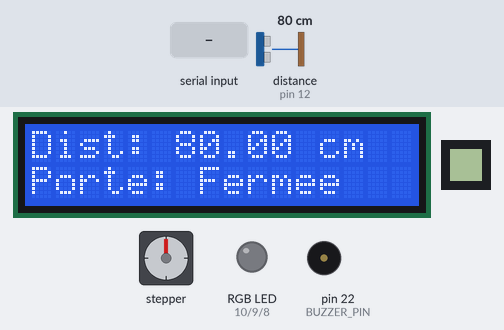
A sketch run on a simulated Arduino Mega 2560, built with avr-gcc and run on an emulated ATmega2560. Shown: 16×2 character LCD, 8×8 one-colour display, stepper motor, an RGB LED mixed from three pins (HIGH = lit), buzzer (waves = sounding, pin HIGH). The inputs (shaded band) are chosen by the test bench; at power-on: distance to the obstacle (sensor on pin 12) 80 cm. The echo pulse lasts 58.3 µs per cm; stepper angles assume 2048 steps per turn.

Above: at 3.3 s.
3.4 s: distance to the obstacle (sensor on pin 12) set to 32 cm
At 4.2 s:
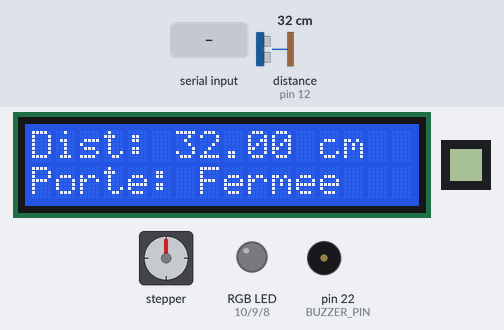
4.9 s: distance to the obstacle (sensor on pin 12) set to 26 cm
At 5.92 s:
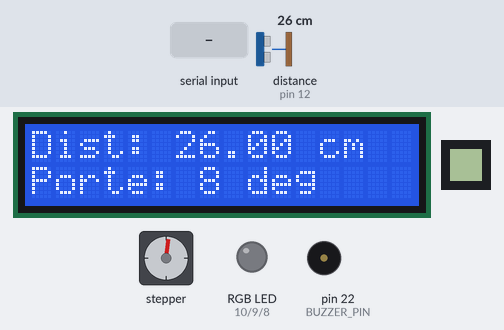
6.7 s: "cfg;alm;\n" received over Serial
At 7.15 s:
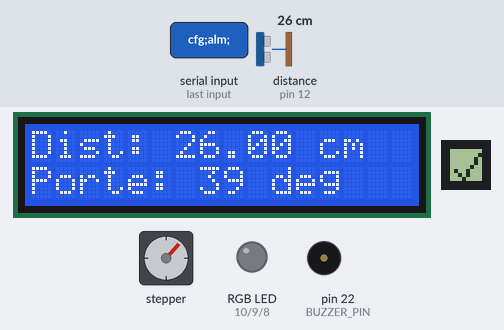
9.4 s: "cfg;lim_sup;\n" received over Serial
At 11.37 s:
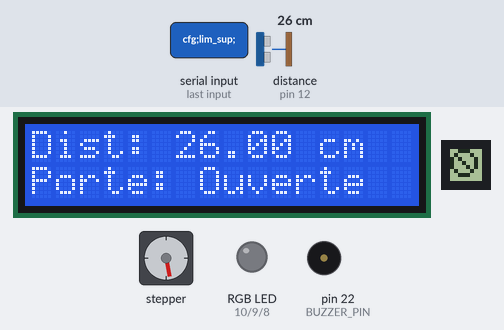
11.6 s: "cfg;lim_inf;\n" received over Serial
At 12.3 s:
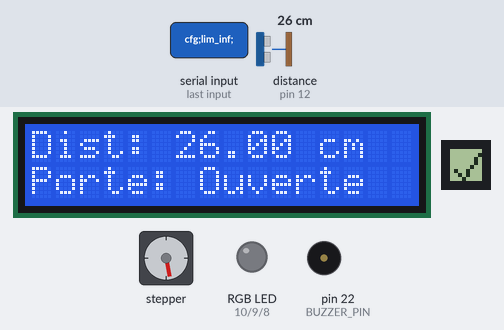
13.1 s: distance to the obstacle (sensor on pin 12) set to 57 cm
At 15.8 s:
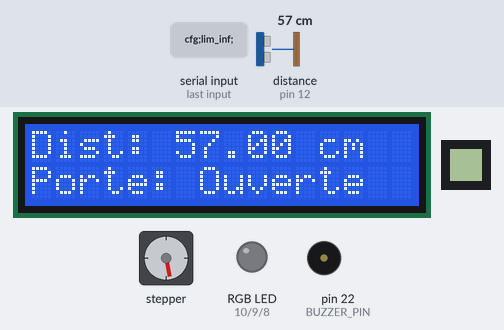
16.1 s: distance to the obstacle (sensor on pin 12) set to 66 cm
Timing chart, 0 to 19.0 s (numbered marks = the images above; inputs shaded):
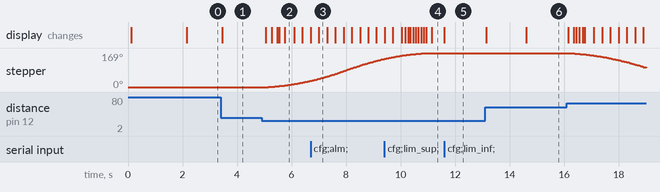

Measured:
- the behaviour switches between 30 and 29 cm on distance to the obstacle (sensor on pin 12) (found by bisection; images 1 and 2)
- after the input at 3.4 s, the display: changes after 0.05 s (image 1)
- after the input at 4.9 s, stepper: keeps turning clockwise at about 20°/s, starting after 0.25 s; the display: first changes after 0.14 s (image 2 shows a later state)
- after the input at 6.7 s, the display: first differs from a run without the input after 0.30 s (image 3)
- after the input at 9.4 s, the display: first changes at once (image 4 shows a later state)
- after the input at 11.6 s, the display: changes at once (image 5)
- after the input at 13.1 s, the display: first changes after 0.05 s (image 6 shows a later state)
- after the input at 16.1 s, stepper: keeps turning counter-clockwise at about 25°/s, starting at once

The sketch:

maison_intelligente.ino
```cpp
#include <HCSR04.h>
#include <LCD_I2C.h>
#include <U8g2lib.h>
#include <AccelStepper.h>

#define TRIGGER_PIN 11
#define ECHO_PIN 12
#define BUZZER_PIN 22
#define RED_PIN 10
#define GREEN_PIN 9
#define BLUE_PIN 8

#define MOTOR_INTERFACE_TYPE 4
#define IN_1 39
#define IN_2 41
#define IN_3 43
#define IN_4 45

#define CLK_PIN 35
#define DIN_PIN 31
#define CS_PIN 33

HCSR04 hc(TRIGGER_PIN, ECHO_PIN);
LCD_I2C lcd(0x27, 16, 2);
AccelStepper myStepper(MOTOR_INTERFACE_TYPE, IN_1, IN_3, IN_2, IN_4);
U8G2_MAX7219_8X8_F_4W_SW_SPI u8g2(
  U8G2_R3,
  CLK_PIN,
  DIN_PIN,
  CS_PIN,
  U8X8_PIN_NONE,
  U8X8_PIN_NONE);

const String DA = "2372368";
unsigned long currentTime = 0;
unsigned long doorMoveTime = 0;
float distance = 0.0;
int degree = 10;
int minAngle = 10;
int maxAngle = 170;
long minStep = (minAngle * 2038.0) / 360;
long maxStep = (maxAngle * 2038.0) / 360;

bool ledState = HIGH;
bool isRed = false;
bool isMoving = false;

const int RGB_PINS[] = { RED_PIN, GREEN_PIN, BLUE_PIN };
const int RGB_PINS_SIZE = sizeof(RGB_PINS) / sizeof(int);
const int DISPLAY_INTERVAL = 100;
const float DISTANCE_INTERVAL = 50.0;
int distanceAlert = 15;
const int DOOR_MOVE_INTERVAL = 2000;
const int DISPLAY_TIME = 3000;

String inputString = "";
bool stringCompleteFlag = false;
bool endDisplay = false;
unsigned long displayStartTime = 0;


enum Etat {
  FERMEE,
  OUVERTURE,
  OUVERTE,
  FERMETURE
} currentState = FERMEE;

enum ALERTE {
  DESACTIVEE,
  ACTIVEE
} alertStatus = DESACTIVEE;

void setup() {
  Serial.begin(115200);
  inputString.reserve(200);
  lcd.begin();
  lcd.backlight();

  u8g2.begin();
  u8g2.setContrast(5);
  u8g2.setFont(u8g2_font_4x6_tr);
  u8g2.clearBuffer();
  u8g2.sendBuffer();

  pinMode(BUZZER_PIN, OUTPUT);

  for (int i = 0; i < RGB_PINS_SIZE; i++) {
    pinMode(RGB_PINS[i], OUTPUT);
  }

  myStepper.setMaxSpeed(500);
  myStepper.setAcceleration(200);
  myStepper.setSpeed(500);
  //myStepper.moveTo(minStep);
  myStepper.enableOutputs();

  departureDisplay();
}

void loop() {
  currentTime = millis();

  if (stringCompleteFlag) {
    commandManager(inputString);
    inputString = "";
    stringCompleteFlag = false;
  }

  if (endDisplay && millis() - displayStartTime >= DISPLAY_TIME) {
  u8g2.clear();
  endDisplay = false;
}

  distance = distanceTask(currentTime);
  stateManager(distance);
  motorTask();
  alertManager(currentTime);
  screenDisplay(currentTime);
  //serialPrint(currentTime);
}

void commandManager(String command) {
  int valeur = 0;

  if (command == "g_dist\n") {
    Serial.println(distance);

  } else if (command.startsWith("cfg;alm;")) {
    valeur = command.substring(8).toInt();
    distanceAlert = valeur;

    functionalCommand();

  } else if (command.startsWith("cfg;lim_inf;")) {
    valeur = command.substring(12).toInt();

    if (valeur < maxAngle) {
      minAngle = valeur;
      minStep = (minAngle * 2038.0) / 360;

      functionalCommand();

    } else {
      error();
    }

  } else if (command.startsWith("cfg;lim_sup;")) {
    valeur = command.substring(12).toInt();

    if (valeur > minAngle) {
      maxAngle = valeur;
      maxStep = (maxAngle * 2038.0) / 360;

      functionalCommand();

    } else {
      error();
    }

  } else {
    unknownCommand();
  }
}

void error() {
  u8g2.clearBuffer();
  u8g2.drawCircle(3, 3, 3);
  u8g2.drawLine(1, 1, 5, 5);
  u8g2.sendBuffer();

  endDisplay = true;
  displayStartTime = millis();
}

void functionalCommand() {
  u8g2.clearBuffer();
  u8g2.drawLine(1, 5, 3, 7);
  u8g2.drawLine(3, 7, 7, 1);
  u8g2.sendBuffer();

  endDisplay = true;
  displayStartTime = millis();
}


void unknownCommand() {
  u8g2.clearBuffer();
  u8g2.drawLine(7, 7, 0, 0);
  u8g2.drawLine(0, 7, 7, 0);
  u8g2.sendBuffer();

  endDisplay = true;
  displayStartTime = millis();
}


float distanceTask(unsigned long ct) {
  static unsigned long previousDistance = 0;
  if (ct - previousDistance >= DISTANCE_INTERVAL) {
    distance = hc.dist();
    previousDistance = ct;
  }
  return distance;
}

void stateManager(float dist) {
  switch (currentState) {
    case FERMEE:
      if (dist < 30 && dist > 0) {
        currentState = OUVERTURE;
        doorMoveTime = currentTime;
        isMoving = true;
        myStepper.enableOutputs();
        myStepper.moveTo(maxStep);
      }
      break;

    case OUVERTURE:
      if (!isMoving) {
        currentState = OUVERTE;
        myStepper.disableOutputs();
      }
      break;

    case OUVERTE:
      if (dist > 60) {
        currentState = FERMETURE;
        doorMoveTime = currentTime;
        isMoving = true;
        myStepper.enableOutputs();
        myStepper.moveTo(-minStep);
      }
      break;

    case FERMETURE:
      if (!isMoving) {
        currentState = FERMEE;
        myStepper.disableOutputs();
      }
      break;
  }
}

void alertManager(unsigned long ct) {
  static unsigned long previousTime = 0;
  const short interval = 300;

  switch (alertStatus) {
    case DESACTIVEE:
      if (distance <= distanceAlert && distance > 0) {
        digitalWrite(BUZZER_PIN, HIGH);
        blinkRedBlue(ct);
        alertStatus = ACTIVEE;
      }
      break;

    case ACTIVEE:
      if (distance > distanceAlert && (ct - previousTime) >= interval) {
        previousTime = ct;
        digitalWrite(BUZZER_PIN, LOW);
        for (int i = 0; i < RGB_PINS_SIZE; i++) {
          digitalWrite(RGB_PINS[i], LOW);
        }
        alertStatus = DESACTIVEE;
      } else {
        blinkRedBlue(ct);
      }
      break;
  }
}

void blinkRedBlue(unsigned long ct) {
  static unsigned long lastBlinkTime = 0;
  const int blinkInterval = 150;

  if (ct - lastBlinkTime >= blinkInterval) {
    if (isRed) {
      setColor(255, 0, 0);
    } else {
      setColor(0, 0, 255);
    }
    isRed = !isRed;
    lastBlinkTime = ct;
  }
}

void setColor(int red, int green, int blue) {
  analogWrite(RED_PIN, red);
  analogWrite(GREEN_PIN, green);
  analogWrite(BLUE_PIN, blue);
}

void motorTask() {
  if (isMoving) {
    int currentPos = myStepper.currentPosition();
    degree = map(currentPos, minStep, maxStep, minAngle, maxAngle);
    myStepper.run();
    if (!myStepper.isRunning()) {
      isMoving = false;
    }
  }
}

void departureDisplay() {
  lcd.clear();
  lcd.setCursor(0, 0);
  lcd.print(DA);
  lcd.setCursor(0, 1);
  lcd.print("Labo 4A");
  delay(2000);
  lcd.clear();
}

void screenDisplay(unsigned long ct) {
  static unsigned long previousDisplay = 0;
  if (ct - previousDisplay >= DISPLAY_INTERVAL) {
    lcd.clear();
    lcd.setCursor(0, 0);
    lcd.print("Dist: ");
    lcd.print(distance);
    lcd.print(" cm");

    lcd.setCursor(0, 1);
    switch (currentState) {
      case FERMEE:
        lcd.print("Porte: Fermee");
        break;
      case OUVERTE:
        lcd.print("Porte: Ouverte");
        break;
      case OUVERTURE:
      case FERMETURE:
        lcd.print("Porte: ");
        lcd.print(degree);
        lcd.print(" deg");
        break;
    }
    previousDisplay = ct;
  }
}

/*
void serialPrint(unsigned long ct) {
  static unsigned long previousSerial = 0;

  if (ct - previousSerial >= SERIAL_INTERVAL) {
    Serial.print("etd:");
    Serial.print(DA);
    Serial.print(",dist:");
    Serial.print(distance);
    Serial.print(",deg:");
    Serial.println(degree);

    previousSerial = ct;
  }
}
*/

void serialEvent() {
  while (Serial.available()) {
    char inChar = (char)Serial.read();
    inputString += inChar;
    if (inChar == '\n') {
      stringCompleteFlag = true;
    }
  }
}
```
